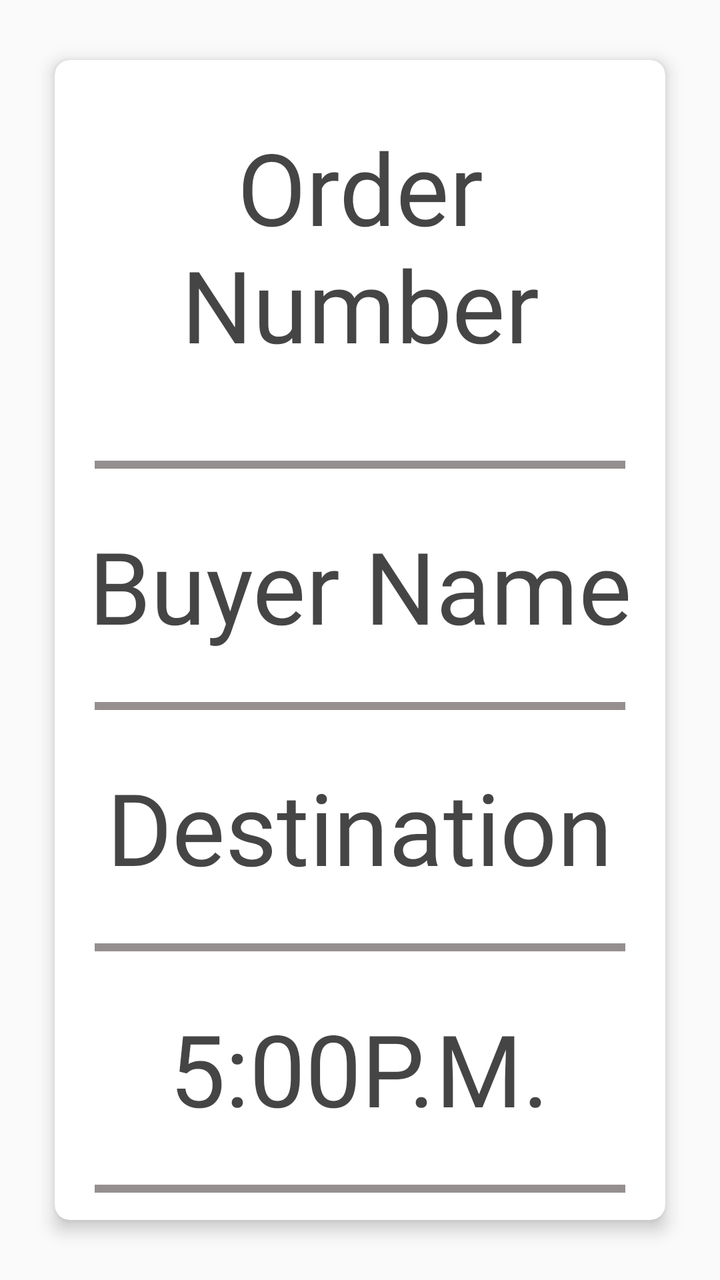
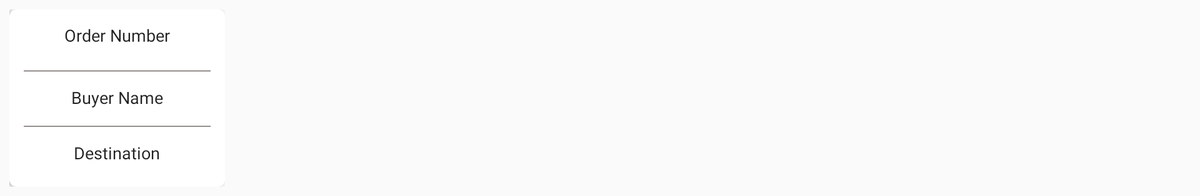

First picture: res/layout/ on a phone held upright. Second picture: the repository's own variant of that layout, on a device whose configuration matches the variant's folder. Source for both follows.
<!-- AndroidManifest.xml: application theme AppTheme -->
<!-- res/layout/order_view.xml -->
<?xml version="1.0" encoding="utf-8"?>
<LinearLayout xmlns:android="http://schemas.android.com/apk/res/android"
    android:layout_width="wrap_content"
    android:layout_height="wrap_content"
    xmlns:app="http://schemas.android.com/apk/res-auto"
    android:orientation="vertical">

    <androidx.cardview.widget.CardView
        android:id="@+id/HeartOfTheCards"
        android:layout_width="wrap_content"
        android:layout_height="wrap_content"
        app:cardCornerRadius="7.5dp"
        app:cardElevation="5dp"
        app:cardUseCompatPadding="true"
        android:layout_margin="20dp"
        android:background="#cccf">

        <LinearLayout
            android:layout_width="wrap_content"
            android:layout_height="wrap_content"
            android:orientation="vertical">

            <TextView
                android:id="@+id/OrderNum"
                android:layout_width="wrap_content"
                android:layout_height="wrap_content"
                android:layout_gravity="center"
                android:layout_margin="10dp"
                android:padding="20dp"
                android:gravity="center"
                android:text="Order Number"
                android:textAppearance="@style/TextAppearance.AppCompat.Body1"
                android:textColor="#BA000000"
                android:textSize="50sp" />

            <View
                android:layout_width="match_parent"
                android:layout_height="4dp"
                android:layout_marginTop="15dp"
                android:layout_marginBottom="15dp"
                android:layout_marginRight="20dp"
                android:layout_marginLeft="20dp"
                android:background="#C97A7171" />

            <TextView
                android:id="@+id/BuyerName"
                android:layout_width="wrap_content"
                android:layout_height="wrap_content"
                android:layout_gravity="center"
                android:layout_margin="10dp"
                android:gravity="center"
                android:text="Buyer Name"
                android:textAppearance="@style/TextAppearance.AppCompat.Body1"
                android:textColor="#BA000000"
                android:textSize="50sp" />

            <View
                android:layout_width="match_parent"
                android:layout_height="4dp"
                android:layout_marginTop="15dp"
                android:layout_marginBottom="15dp"
                android:layout_marginRight="20dp"
                android:layout_marginLeft="20dp"
                android:background="#C97A7171" />

            <TextView
                android:id="@+id/Destination"
                android:layout_width="wrap_content"
                android:layout_height="wrap_content"
                android:layout_gravity="center"
                android:layout_margin="10dp"
                android:gravity="center"
                android:text="Destination"
                android:textAppearance="@style/TextAppearance.AppCompat.Body1"
                android:textColor="#BA000000"
                android:textSize="50sp" />

            <View
                android:layout_width="match_parent"
                android:layout_height="4dp"
                android:layout_marginTop="15dp"
                android:layout_marginBottom="15dp"
                android:layout_marginRight="20dp"
                android:layout_marginLeft="20dp"
                android:background="#C97A7171" />

            <TextView
                android:id="@+id/AppointmentTime"
                android:layout_width="wrap_content"
                android:layout_height="wrap_content"
                android:layout_gravity="center"
                android:layout_margin="10dp"
                android:gravity="center"
                android:text="5:00P.M."
                android:textAppearance="@style/TextAppearance.AppCompat.Body1"
                android:textColor="#BA000000"
                android:textSize="50sp" />

            <View
                android:layout_width="match_parent"
                android:layout_height="4dp"
                android:layout_marginTop="15dp"
                android:layout_marginBottom="15dp"
                android:layout_marginRight="20dp"
                android:layout_marginLeft="20dp"
                android:background="#C97A7171" />

            <Button
                android:id="@+id/DeleteBtn"
                android:layout_width="wrap_content"
                android:layout_height="wrap_content"
                android:layout_gravity="center"
                android:layout_marginBottom="10dp"
                android:layout_marginTop="10dp"
                android:background="@color/andy_primary"
                android:clickable="true"
                android:elevation="15dp"
                android:focusable="true"
                android:foreground="?android:attr/selectableItemBackground"
                android:paddingLeft="40dp"
                android:paddingTop="10dp"
                android:paddingRight="40dp"
                android:paddingBottom="20dp"
                android:text="Delete"
                android:textColor="@color/white"
                android:textSize="50sp" />

        </LinearLayout>

    </androidx.cardview.widget.CardView>

</LinearLayout>
<!-- resources referenced by this layout -->
<resources>
  <color name="andy_primary">#A1ED4698</color>
  <color name="white">#FFF</color>
  <style name="AppTheme" parent="Theme.AppCompat.Light.NoActionBar">
          
          <item name="colorPrimary">@color/colorPrimary</item>
          <item name="colorPrimaryDark">@color/colorPrimaryDark</item>
          <item name="colorAccent">@color/colorAccent</item>
  
          <item name="android:textViewStyle">@style/TextViewStyle</item>
          <item name="android:buttonStyle">@style/ButtonStyle</item>
          <item name="editTextStyle">@style/EditTextStyle</item>
      </style>
  <color name="colorPrimary">#008577</color>
  <color name="colorPrimaryDark">#00574B</color>
  <color name="colorAccent">#D81B60</color>
  <style name="TextViewStyle" parent="android:Widget.TextView">
          <item name="android:fontFamily">@font/assistant</item>
      </style>
  <style name="ButtonStyle" parent="android:Widget.Holo.Button">
          <item name="android:fontFamily">@font/assistant</item>
      </style>
  <style name="EditTextStyle" parent="Widget.AppCompat.EditText">
          <item name="android:fontFamily">@font/assistant</item>
      </style>
</resources>
<!-- res/layout-sw720dp/order_view.xml (the repository's variant of the layout above) -->
<!-- drawn on a large tablet held sideways -->
<?xml version="1.0" encoding="utf-8"?>
<LinearLayout xmlns:android="http://schemas.android.com/apk/res/android"
    android:layout_width="wrap_content"
    android:layout_height="wrap_content"
    xmlns:app="http://schemas.android.com/apk/res-auto"
    android:orientation="vertical"
    android:padding="10dp">

    <androidx.cardview.widget.CardView
        android:id="@+id/HeartOfTheCards"
        android:layout_width="230dp"
        android:layout_height="190dp"
        app:cardCornerRadius="7.5dp"
        android:clipToPadding="true"
        app:cardElevation="5dp">

        <LinearLayout
            android:layout_width="match_parent"
            android:layout_height="match_parent"
            android:orientation="vertical">

            <TextView
                android:id="@+id/OrderNum"
                android:layout_width="wrap_content"
                android:layout_height="wrap_content"
                android:layout_gravity="center"
                android:layout_marginTop="15dp"
                android:gravity="center"
                android:paddingBottom="15dp"
                android:text="Order Number"
                android:textAppearance="@style/TextAppearance.AppCompat.Body1"
                android:textSize="18sp" />

            <View
                android:layout_width="wrap_content"
                android:layout_height="1dp"
                android:layout_marginLeft="15dp"
                android:layout_marginRight="15dp"
                android:layout_marginTop="10dp"
                android:background="#C97A7171" />

            <TextView
                android:id="@+id/BuyerName"
                android:layout_width="wrap_content"
                android:layout_height="wrap_content"
                android:layout_gravity="center"
                android:gravity="center"
                android:paddingTop="15dp"
                android:paddingBottom="8dp"
                android:text="Buyer Name"
                android:textAppearance="@style/TextAppearance.AppCompat.Body1"
                android:textSize="18sp" />

            <View
                android:layout_width="wrap_content"
                android:layout_height="1dp"
                android:layout_marginLeft="15dp"
                android:layout_marginRight="15dp"
                android:layout_marginTop="10dp"
                android:background="#C97A7171" />

            <TextView
                android:id="@+id/Destination"
                android:layout_width="wrap_content"
                android:layout_height="wrap_content"
                android:layout_gravity="center"
                android:gravity="center"
                android:paddingTop="15dp"
                android:paddingBottom="15dp"
                android:text="Destination"
                android:textAppearance="@style/TextAppearance.AppCompat.Body1"
                android:textSize="18sp" />

        </LinearLayout>

    </androidx.cardview.widget.CardView>

</LinearLayout>
<!-- resources referenced by the variant -->
<!-- as a large tablet held sideways resolves them -->
<resources>
  <style name="AppTheme" parent="Theme.AppCompat.Light.NoActionBar">
          
          <item name="colorPrimary">@color/colorPrimary</item>
          <item name="colorPrimaryDark">@color/colorPrimaryDark</item>
          <item name="colorAccent">@color/colorAccent</item>
  
          <item name="android:textViewStyle">@style/TextViewStyle</item>
          <item name="android:buttonStyle">@style/ButtonStyle</item>
          <item name="editTextStyle">@style/EditTextStyle</item>
      </style>
  <color name="colorPrimary">#008577</color>
  <color name="colorPrimaryDark">#00574B</color>
  <color name="colorAccent">#D81B60</color>
  <style name="TextViewStyle" parent="android:Widget.TextView">
          <item name="android:fontFamily">@font/assistant</item>
      </style>
  <style name="ButtonStyle" parent="android:Widget.Holo.Button">
          <item name="android:fontFamily">@font/assistant</item>
      </style>
  <style name="EditTextStyle" parent="Widget.AppCompat.EditText">
          <item name="android:fontFamily">@font/assistant</item>
      </style>
</resources>
